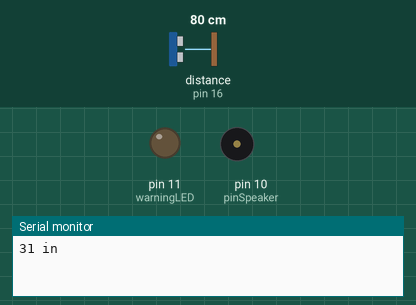
Recording of a sketch running on a simulated Arduino Uno, built with avr-gcc and run on an emulated ATmega328P. On the bench: output pins drawn as LEDs (lit = HIGH), buzzer (waves = sounding), the last lines printed to the serial monitor. Wiring (inferred from the names in the program): ultrasonic range finder: trigger pin 16; echo pin 16; IR receiver: data pin 15. Dashed ring = blinking. The inputs (shaded band) are chosen by the test bench; at power-on: distance to the obstacle (sensor on pin 16) 80 cm. The echo pulse lasts 58.3 µs per cm.

Above: at 1.2 s.
1.3 s: distance to the obstacle (sensor on pin 16) set to 12 cm
3.3 s: distance to the obstacle (sensor on pin 16) set to 9 cm
At 4.48 s:
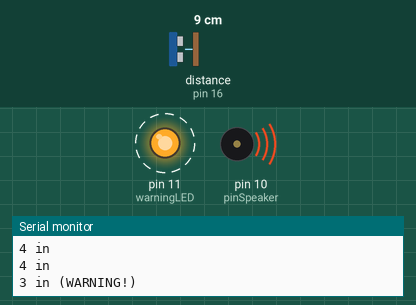
Timing chart, 0 to 13.2 s (numbered marks = the images above; inputs shaded):
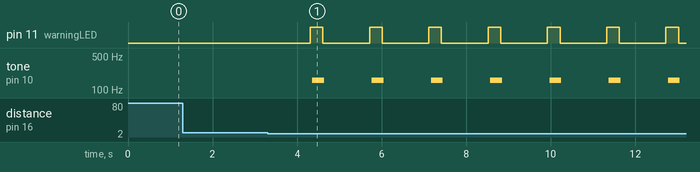

The sketch:

overflow.ino
```cpp
/*
  HC-SR04 Ultrasonic Sensor Interface for water overflow alert with
  wireless interation via remote-control
*/
int pingPin = 16; // A2 - Connected to both Trig & ECHO Pins of the Sensor
int pinSpeaker = 10; //Set up a speaker on a PWM pin (digital 9, 10, or 11)

int warningLED = 11; // choose the pin for the sound LED
int pauseLED = 12; // Indicates the loop has pause

int warningLevel = 3;
int criticalLevel = 1;
int criticalWarningLED = 13;


void setup() {
  pinMode(warningLED, OUTPUT);  // declare sndLED as output
  pinMode(pinSpeaker, OUTPUT);
  pinMode(15,INPUT); // TSOP is connected on the 15ht pin
  // initialize serial communication:
  Serial.begin(9600);
}


void loop() {
  // establish variables for duration of the ping,
  // and the distance result in inches and centimeters:
  long duration, inches, cm;
  int remote_val = remote(); // Call remote function

  // The PING))) is triggered by a HIGH pulse of 2 or more microseconds.
  // Give a short LOW pulse beforehand to ensure a clean HIGH pulse:
  pinMode(pingPin, OUTPUT);
  digitalWrite(pingPin, LOW);
  delayMicroseconds(2);
  digitalWrite(pingPin, HIGH); // Sending a High Pulse on the Trig Pin of the Sensor
  delayMicroseconds(5);
  digitalWrite(pingPin, LOW);

  // The same pin is used to read the signal from the PING))): a HIGH
  // pulse whose duration is the time (in microseconds) from the sending
  // of the ping to the reception of its echo off of an object.
  pinMode(pingPin, INPUT);
  duration = pulseIn(pingPin, HIGH);

  // convert the time into a distance
  inches = microsecondsToInches(duration);
  cm = microsecondsToCentimeters(duration);


  if(remote_val>0 && remote_val==149) {
      if (inches <= warningLevel) {
	  pauseScaning();
	  Serial.println("Remote value: ");
	  Serial.print(remote_val);
	  Serial.println("");
      }
  }

  Serial.print(inches);
  Serial.print(" in ");
  if(inches <= warningLevel) {
      Serial.println("(WARNING!)");
      startWarning(inches);
      // Serial.println();
  }
  // Serial.print(cm);
  // Serial.print("cm");
  Serial.println();
  digitalWrite(warningLED, LOW);
  digitalWrite(criticalWarningLED, LOW);
  delay(100);
}


long microsecondsToInches(long microseconds) {
    // According to Parallax's datasheet for the PING))), there are
    // 73.746 microseconds per inch (i.e. sound travels at 1130 feet
    // per second). This gives the distance travelled by the ping,
    // outbound and return, so we divide by 2 to get the distance of
    // the obstacle. See:
    // http://www.parallax.com/dl/docs/prod/acc/28015-PING-v1.3.pdf
    return microseconds / 74 / 2;
}


long microsecondsToCentimeters(long microseconds) {
    // The speed of sound is 340 m/s or 29 microseconds per
    // centimeter. The ping travels out and back, so to find the
    // distance of the object we take half of the distance travelled.
    return microseconds / 29 / 2;
}


void playTone(long duration, int freq) {
    // duration in mSecs, frequency in hertz
    duration *= 1000;
    int period = (1.0 / freq) * 1000000;
    long elapsed_time = 0;
    while (elapsed_time < duration) {
        digitalWrite(pinSpeaker,HIGH);
        delayMicroseconds(period / 2);
        digitalWrite(pinSpeaker, LOW);
        delayMicroseconds(period / 2);
        elapsed_time += (period);
    }
}


void startWarning(long inches) {
  if(inches <= criticalLevel) {
      Serial.println("(WARNING!)");
      digitalWrite(criticalWarningLED, HIGH);
      playTone(300, 160);
      // Serial.println();
  }

  digitalWrite(warningLED, HIGH);
  playTone(300, 160);
}


void pauseScaning() {
    Serial.println("Pausing for 5 sec..");
    digitalWrite(pauseLED, HIGH);
    delay(5000);
    digitalWrite(pauseLED, LOW);
}


// A Dedicated function that will calculate and return a decimal value
// for each of the buttons on a remote.
int remote()  {
  int value = 0;  // a Variable to store our final calculated value
  int time = pulseIn(15,LOW);  // we need to look for the duration of
			       // the LOW pulse as TSOP will invert
			       // the incoming HIGH pulse
  if(time>2000) {
      // Checking if the Start Bit has been received. Start
      // Bit Duration is 2.4ms
      for(int counter1=0;counter1<12;counter1++) {
	  // A loop to receive the next 12 bits The loop is in the
	  // inverse order as we will be receiving the MSB
	  //Serial.println(counter1);
	  if(pulseIn(15,LOW)>1000) {
	      // checking the duration of each pulse, if it is a '1'
	      // then we use it in our binary to decimal conversion,
	      // '0's can be ignored.
	      // Serial.println(counter1);
	      value = value + (1<< counter1);
	      // binary to decimal
	      // conversion. 1<< i is nothing
	      // but 2 raised to the power of
	      // i
	      //Serial.print("Value: ");
	      //Serial.println(value);
	  }
      }
  }
  return value;
}
```

Measured:
- the behaviour switches between 11 and 10 cm on distance to the obstacle (sensor on pin 16) (found by bisection; images 0 and 1)
- after the input at 3.3 s, pin 11 (warningLED): alternates HIGH for 0.30 s and LOW for 1.1 s, starting after 1.0 s; tone on pin 10 (pinSpeaker): alternates 160 Hz for 0.28 s and silent for 1.1 s, starting after 1.1 s
